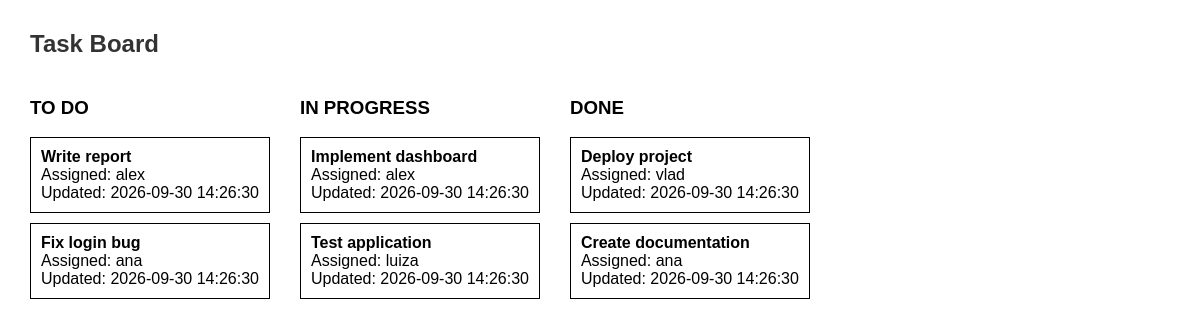
The page /board/board_form.php on the database its author committed.
### tables this page shows
CREATE TABLE tasks(
    id INT PRIMARY KEY AUTO_INCREMENT,
    title VARCHAR(255),
    status ENUM(
        'todo',
        'in_progress',
        'done'
    ),
    assignedTo INT,
    lastUpdated DATETIME,
    FOREIGN KEY(assignedTo) REFERENCES users(id)
);

CREATE TABLE users(
    id INT PRIMARY KEY AUTO_INCREMENT,
    username VARCHAR(255)
);

### board/board_refresh.php (the view)
<?php
include("../db.php");
$statuses = [
    'todo' => 'TO DO',
    'in_progress' => 'IN PROGRESS',
    'done' => 'DONE'
];
echo "<div style='display:flex;gap:30px;'>";
foreach($statuses as $key => $title)
{
    echo "<div>";
    echo "<h3>$title</h3>";
    $result =
        $conn->query(
        "SELECT
            t.*,
            u.username
         FROM tasks t
         LEFT JOIN users u
         ON t.assignedTo=u.id
         WHERE status='$key'"
        );
    while($task =
          $result->fetch_assoc())
    {
        echo "
        <div
            title='Last updated by:
                {$task['username']}'
            style='
                border:1px solid black;
                padding:10px;
                margin-bottom:10px;
            '>
            <strong>
                {$task['title']}
            </strong>
            <br>
            Assigned:
            {$task['username']}
            <br>
            Updated:
            {$task['lastUpdated']}
        </div>
        ";
    }
    echo "</div>";
}
echo "</div>";
?>

### board/board_form.php (shortened to what this page needs)
<!DOCTYPE html>
<html>
<head>
    <link rel="stylesheet"
          href="../style.css">
</head>
<body>
<h2>
    Task Board
</h2>
<div id="board-container">
<?php include("board_refresh.php"); ?>
</div>

### style.css (style rules this page uses)
body { font-family: Arial; margin: 30px; }
h2 { color: #333; }

### rows shown on the page
tasks: title "Write report", assignedTo.username "alex", lastUpdated "2026-09-30 14:26:30"
tasks: title "Fix login bug", assignedTo.username "ana", lastUpdated "2026-09-30 14:26:30"
tasks: title "Implement dashboard", assignedTo.username "alex", lastUpdated "2026-09-30 14:26:30"
tasks: title "Test application", assignedTo.username "luiza", lastUpdated "2026-09-30 14:26:30"
tasks: title "Deploy project", assignedTo.username "vlad", lastUpdated "2026-09-30 14:26:30"
tasks: title "Create documentation", assignedTo.username "ana", lastUpdated "2026-09-30 14:26:30"

### other values the page prints
$title "TO DO"
$title "IN PROGRESS"
$title "DONE"
